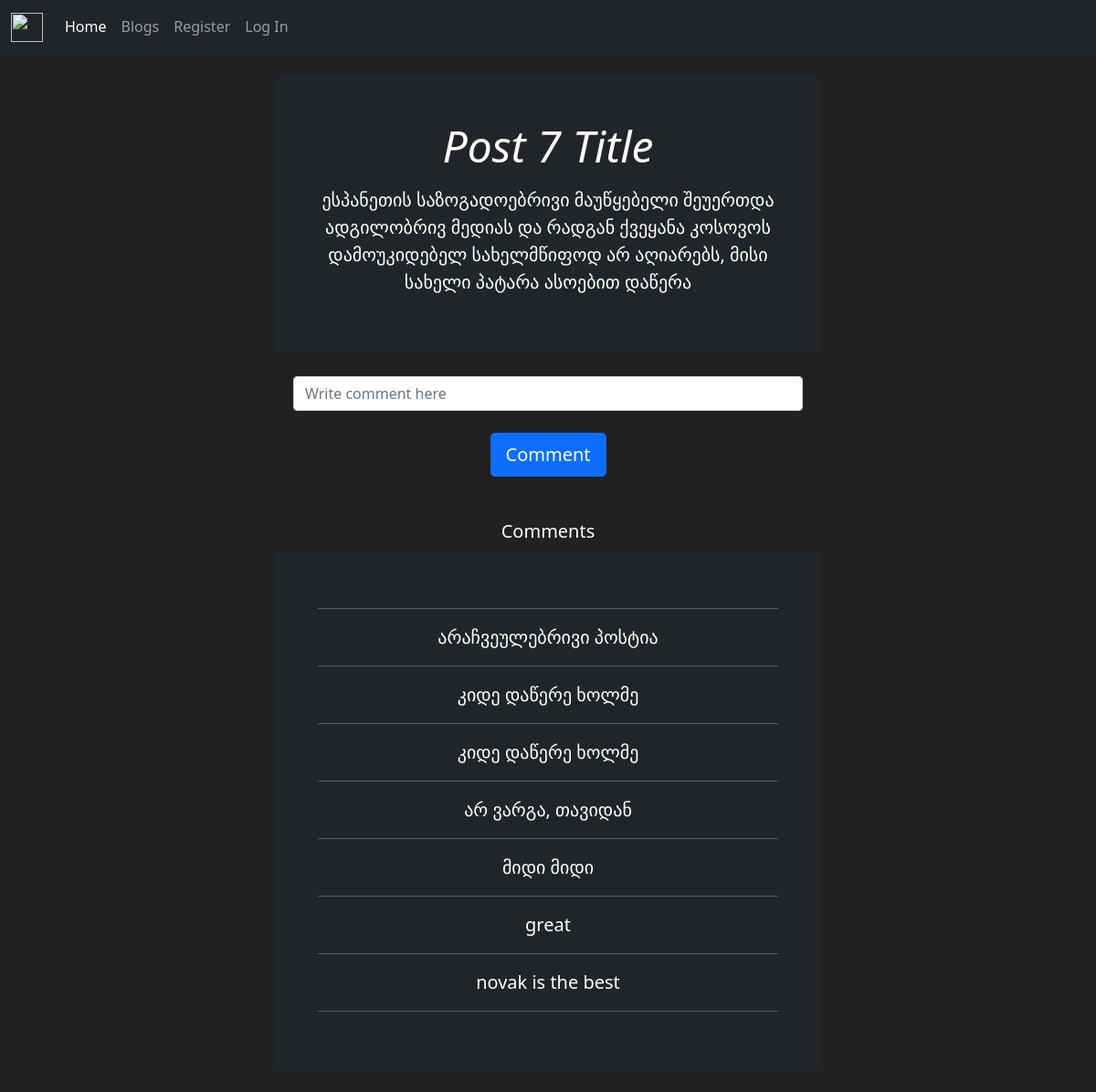
/blogs/7, run on an earlier commit of the app's database.
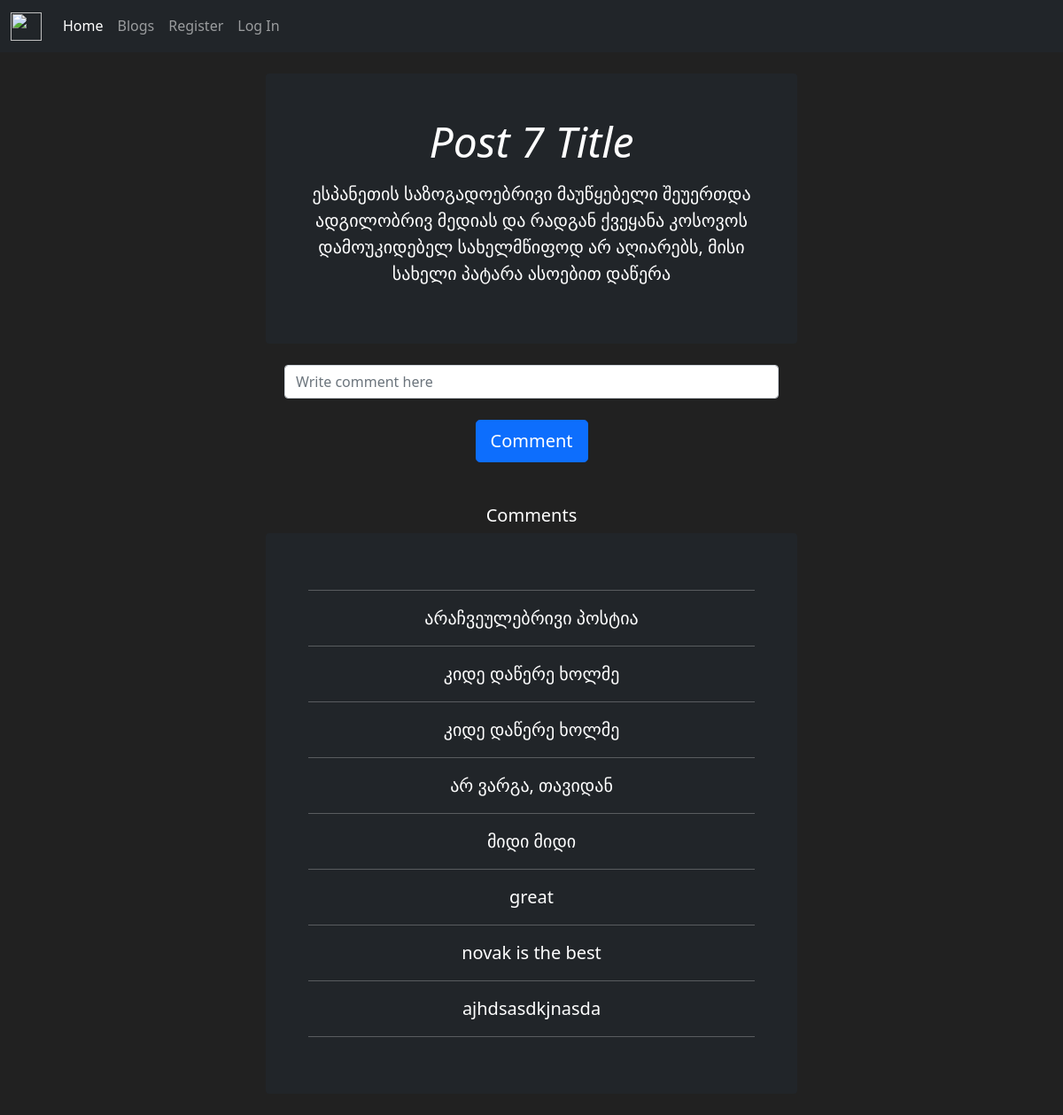
And on a later commit of the database.
### blog/models.py (models this page shows, shortened)
class Comment(db.Model):
    id = db.Column(db.Integer(), primary_key=True)
    comment = db.Column(db.String(length=1000), nullable=False)
    like = db.Column(db.Integer(), nullable=False, default=0)
    date = db.Column(db.DateTime(), nullable=False, default=datetime.utcnow)
    owner_user = db.Column(db.Integer(), db.ForeignKey('user.id'))
    owner_post = db.Column(db.Integer(), db.ForeignKey('post.id'))

### blog/routes.py (the view)
@app.route('/blogs/<int:id>', methods=['GET', 'POST'])
def individual_blog(id):
    form = CommentForm()
    blog = Post.query.filter_by(id=id).first()
    comments = Comment.query.filter_by(owner_post=id).all()
    if form.validate_on_submit():
        new_comment = Comment(comment=form.comment.data)
        db.session.add(new_comment)
        db.session.commit()
        new_comment.set_comment_owner(id)
        return redirect(f"/blogs/{id}")
    return render_template('individual_blog.html', blog=blog, comments=comments, form=form)

### blog/forms.py
class CommentForm(FlaskForm):
    comment = StringField(label='Write comment here', validators=[DataRequired()])
    submit = SubmitField(label='Comment')

### blog/templates/individual_blog.html (shortened to what this page needs)
{% extends "base.html" %}
{% block content %}
<br>
<div class="p-4 p-md-5 mb-4 text-white rounded bg-dark" id="blog-id">
    <div class="col-md-12 px-0">
      <h1 class="display-5 fst-italic">{{blog.title}}</h1>
      <p class="lead my-3">{{blog.post}}</p>
    </div>
</div>
<div class="container">
    <form method="post", class="form-login", style="color:white">
        {{ form.comment(class="form-control blog-comment", placeholder="Write comment here") }}
        <br>
        {{ form.submit(class="btn btn-lg btn-block btn-primary") }}
    </form>
</div>
<br><br>
<h5>Comments</h5>
<div class="p-4 p-md-5 mb-4 text-white rounded bg-dark" id="comment-id">
    <hr>
    {% for comm in comments %}
    <div class="col-md-12 px-0">
      <p class="lead my-3">{{comm.comment}}</p>
    </div>
    <hr>
    {% endfor %}
</div>
{% endblock %}

What changed in the data, as far as the page shows it:
added Comment: comment "ajhdsasdkjnasda"
